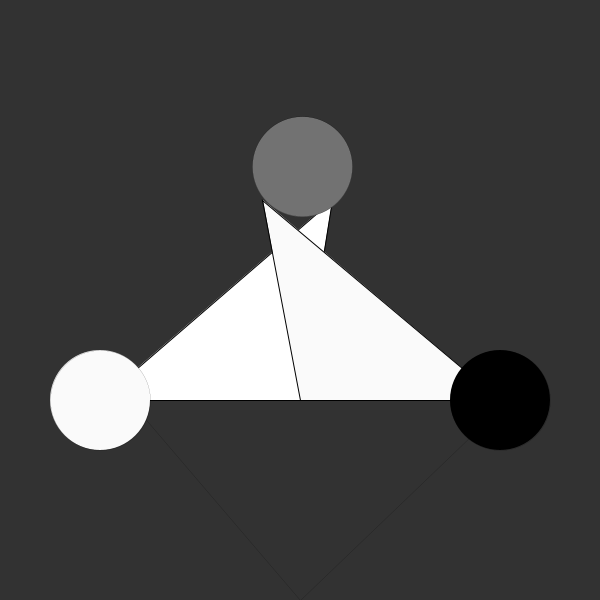
Frame 1 (no input)
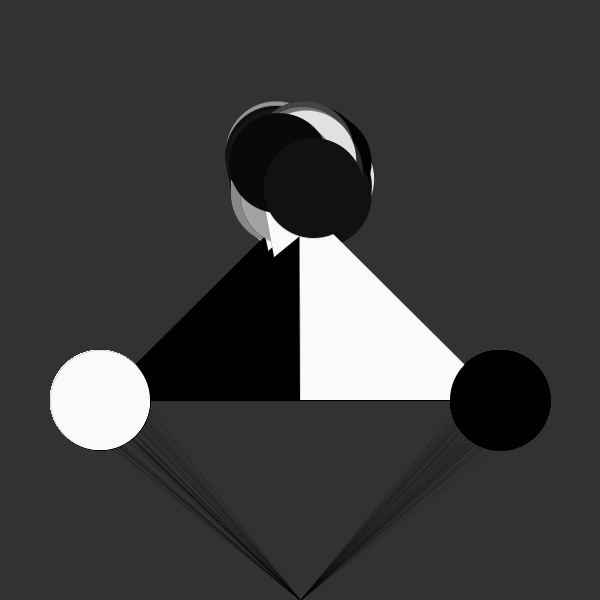
Frame 60 (the mouse pressed at the canvas centre just before this capture)
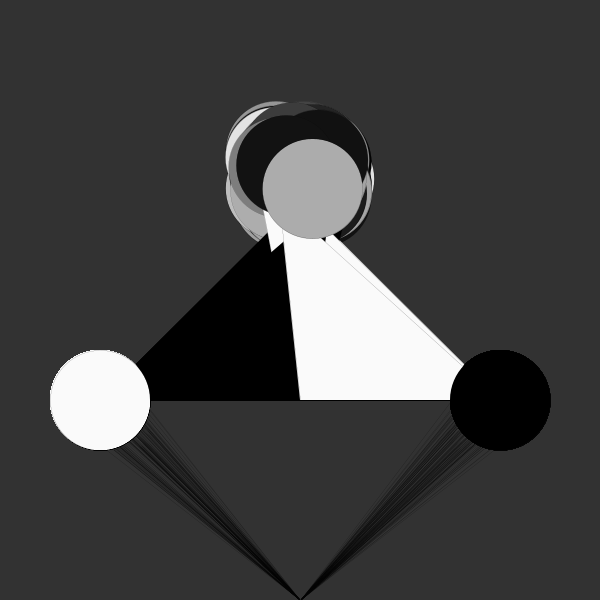
Frame 120 (the mouse held since frame 60 and released just before this capture)

The Processing sketch that drew these frames (run headless with seeded random() and noise(); from frame 60 on, the mouse is pressed at the canvas centre):

// Processing sketch: processing_107182
// ── processing_107182.pde

void setup(){
  size(600,600);
  background(50);
  
  
  
  
  
}

void draw(){
 triangle(random(300,350),200,100,400,300,400);
 fill(250);
 triangle(random(250,300),200,500,400,300,400);
 stroke(0);
 strokeWeight(0);
 line(random(450,500),random(400,450),300,600);
 stroke(0);
 strokeWeight(0);
 line(random(100,150),random(400,450),300,600);
fill(250);
fill(random(0,250));
  ellipse(random(275,325),random(150,200),100,100);
  fill(250);
  ellipse(100,400,100,100);
  fill(0);
  ellipse(500,400,100,100);
  
  
  
  
  
  
  
  
  
}
  
